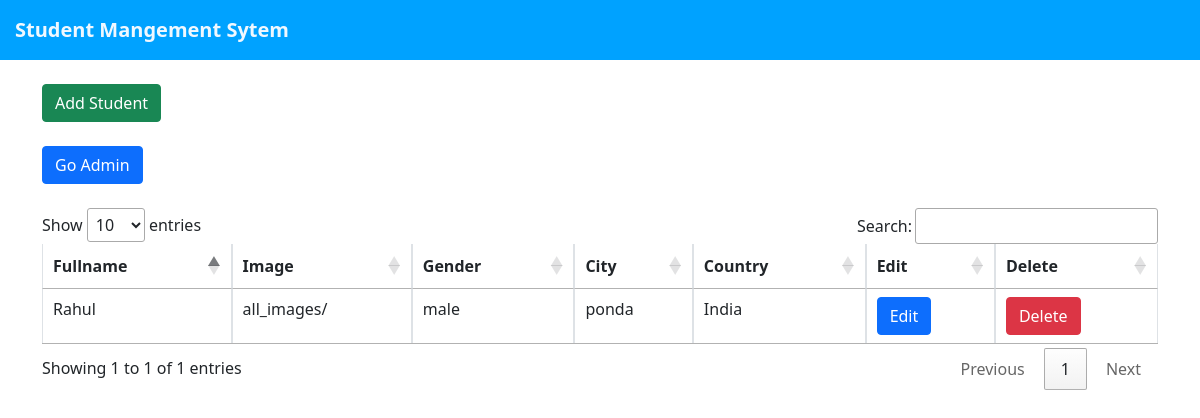
/list.php, run on an earlier commit of the app's database.
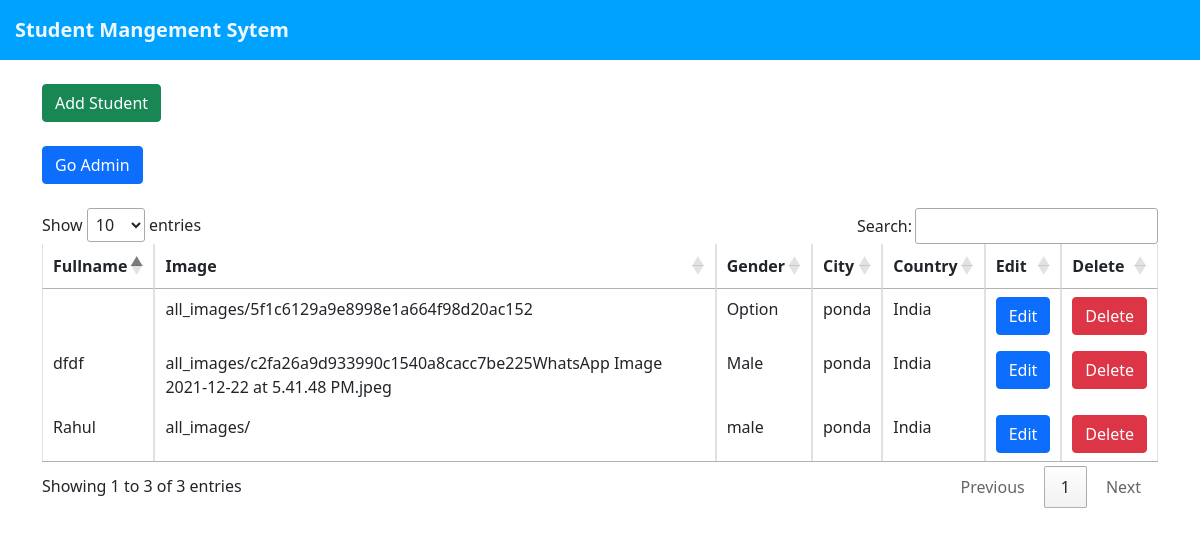
And on a later commit of the database.
### tables this page shows
CREATE TABLE IF NOT EXISTS `std_info` (
  `id` int(11) NOT NULL AUTO_INCREMENT,
  `stdname` varchar(100) NOT NULL,
  `dob` varchar(100) NOT NULL,
  `gender` varchar(100) NOT NULL,
  `telephone` varchar(100) NOT NULL,
  `email` varchar(100) NOT NULL,
  `city` varchar(100) NOT NULL,
  `nationality` varchar(100) NOT NULL,
  `course` varchar(100) NOT NULL,
  `photo` varchar(200) NOT NULL,
  PRIMARY KEY (`id`)
);

### list.php (the view, shortened to what this page needs)
<!DOCTYPE html>
<html>
<head>
<link href="https://cdn.jsdelivr.net/npm/bootstrap@5.1.3/dist/css/bootstrap.min.css" rel="stylesheet"
integrity="sha384-1BmE4kWBq78iYhFldvKuhfTAU6auU8tT94WrHftjDbrCEXSU1oBoqyl2QvZ6jIW3">
<link rel="stylesheet" href="https://cdnjs.cloudflare.com/ajax/libs/font-awesome/4.7.0/css/font-awesome.min.css">
<link rel="stylesheet" type="text/css" href="https://cdn.datatables.net/1.11.3/css/jquery.dataTables.css">
</head>
<body>
    <div style="background: rgb(0, 162, 255); padding: 15px; color: aliceblue;font-weight: 600;font-size: 20px;">Student Mangement Sytem</div>
    <div class="container"><br>
    <a href="index.php"><button class="btn btn-success">Add Student</button></a><br><br>
    <a href="admin.php"><button class="btn btn-primary">Go Admin </button></a><br><br>
    <table class="table table-bordered" id="myTable">
    <thead>
      <tr>
        <th scope="col">Fullname</th>
        <th scope="col">Image</th>
        <th scope="col">Gender</th>
        <th scope="col">City</th>
        <th scope="col">Country</th>
        <th scope="col">Edit</th>
        <th scope="col">Delete</th>
      </tr>
    </thead>
    <tbody>
    <?php
include 'db_con.php';
$sql = "SELECT * FROM std_info";
$result = $db->query($sql);
if ($result->num_rows > 0) {
  while($row = $result->fetch_assoc()) {
    ?>
      <tr>
        <td scope="row"><?php echo $row["stdname"]; ?></td>
        <td scope="row"><?php echo $row["photo"]; ?></td>
        <td scope="row"><?php echo $row["gender"]; ?></td>
        <td scope="row"><?php echo $row["city"]; ?></td>
        <td scope="row"><?php echo $row["nationality"]; ?></td>
        <td scope="row"><a href="edit.php?id=<?php echo $row['id']; ?>"><button class="btn btn-primary">Edit</button></a></td>
        <td scope="row"><a href="delete.php?id=<?php echo $row['id']; ?>" onClick="return confirm('Are you sure you want to delete?');"><button class="btn btn-danger">Delete</button></a></td>
      </tr>
  <?php
  }
} else {
  echo "0 results";
}
?>
    </tbody>
  </table>
</div>
</body>
</html>

What changed in the data, as far as the page shows it:
added std_info: photo "all_images/5f1c6129a9e8998e1a664f98d20ac152", gender "Option", city "ponda", nationality "India"
added std_info: stdname "dfdf", photo "all_images/c2fa26a9d933990c1540a8cacc7be225WhatsApp Image 2021-12-22 at 5.41.48 PM.jpeg", gender "Male", city "ponda", nationality "India"
Also different on the page:
text written by a page script: "Show entries Search: Showing 1 to 1 of 1 entries Previous 1 Next" → "Show entries Search: Showing 1 to 3 of 3 entries Previous 1 Next"
